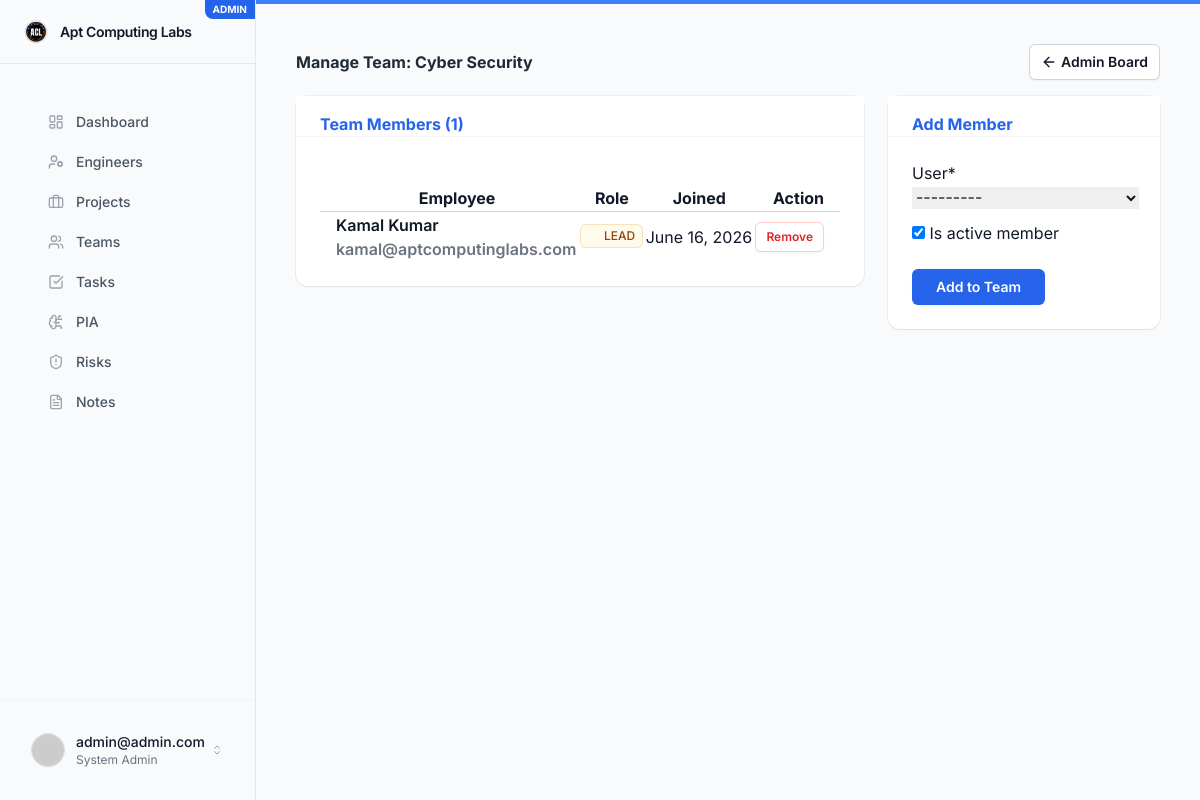
/teams/1/ (signed in), run on an earlier commit of the app's database.
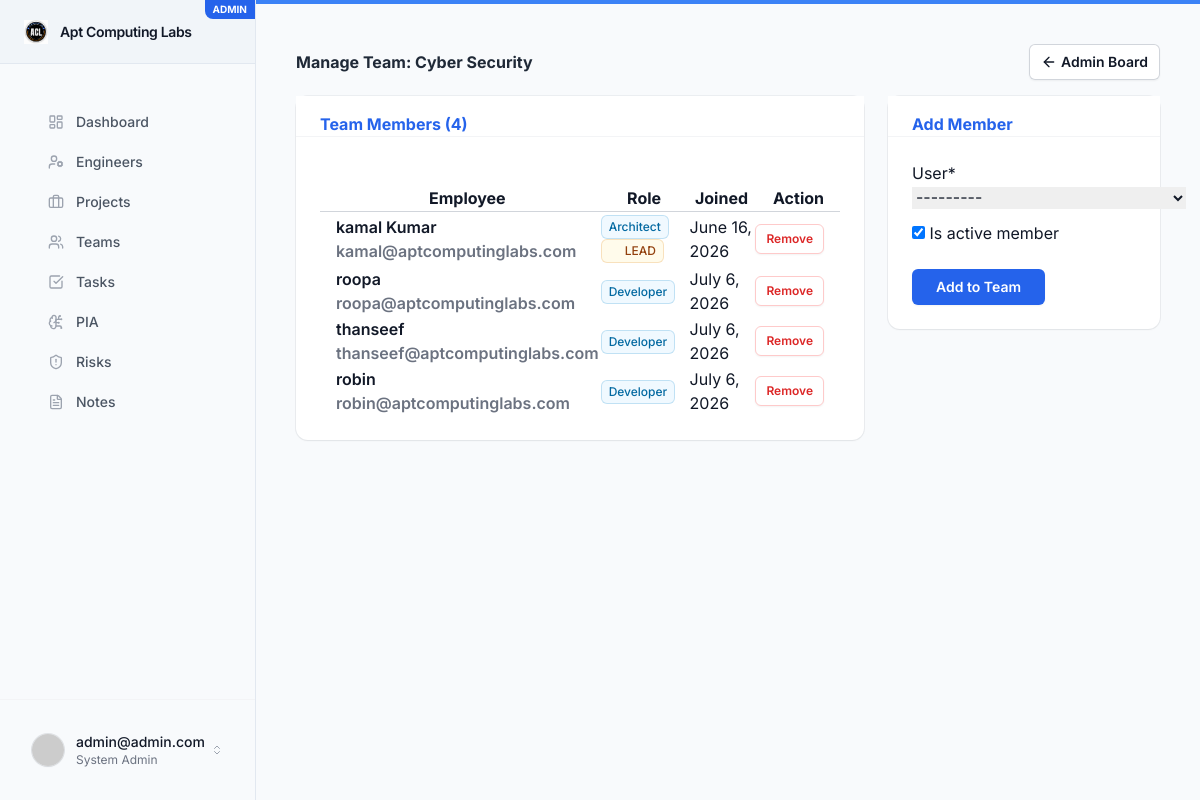
And on a later commit of the database.
### teams/models.py (models this page shows, shortened)
class Team(BaseModel):
    name = models.CharField(max_length=150, unique=True)
    description = models.TextField(blank=True)
    lead = models.ForeignKey(settings.AUTH_USER_MODEL, on_delete=models.SET_NULL, null=True, blank=True, related_name='led_teams')
    capacity = models.DecimalField(max_digits=5, decimal_places=2, default=0.0, help_text="Total team capacity in story points or hours")
    velocity = models.DecimalField(max_digits=5, decimal_places=2, default=0.0, help_text="Average team velocity")

class TeamMember(BaseModel):
    team = models.ForeignKey(Team, on_delete=models.CASCADE, related_name='members')
    user = models.ForeignKey(settings.AUTH_USER_MODEL, on_delete=models.CASCADE, related_name='team_memberships')
    joined_date = models.DateField(auto_now_add=True)
    is_active_member = models.BooleanField(default=True)
    class Meta:
        unique_together = ('team', 'user')

### core/models.py (models this page shows, shortened)
class BaseModel(models.Model):
    id = models.BigAutoField(primary_key=True)
    uuid = models.UUIDField(default=uuid.uuid4, editable=False, unique=True)
    created_at = models.DateTimeField(auto_now_add=True)
    updated_at = models.DateTimeField(auto_now=True)
    created_by = models.ForeignKey('core.User', on_delete=models.SET_NULL, null=True, blank=True, related_name="%(app_label)s_%(class)s_created")
    updated_by = models.ForeignKey('core.User', on_delete=models.SET_NULL, null=True, blank=True, related_name="%(app_label)s_%(class)s_updated")
    is_active = models.BooleanField(default=True)
    class Meta:
        abstract = True

class User(AbstractUser, BaseModel):
    username = None # Remove username field
    email = models.EmailField(_('email address'), unique=True)
    roles = models.ManyToManyField(Role, blank=True, related_name='users')
    team = models.ForeignKey('teams.Team', on_delete=models.SET_NULL, null=True, blank=True, related_name='team_users')
    avatar = models.ImageField(upload_to='avatars/', null=True, blank=True)
    interested_topics = models.CharField(max_length=255, blank=True, help_text="Comma-separated topics of interest")
    daily_news_cache = models.JSONField(default=list, blank=True)
    news_last_fetched = models.DateField(null=True, blank=True)
    USERNAME_FIELD = 'email'
    REQUIRED_FIELDS = []
    objects = CustomUserManager()
    def __str__(self):
        return self.email

class Role(BaseModel):
    name = models.CharField(max_length=100, unique=True)
    description = models.TextField(blank=True)

### teams/views.py (the view, shortened to what this page needs)
# urls.py: path('<int:pk>/', views.team_detail, name='team_detail'),
@login_required
@user_passes_test(is_admin)
def team_detail(request, pk):
    team = get_object_or_404(Team, pk=pk)
    form = TeamMemberForm(team=team)
    return render(request, 'teams/detail.html', {'team': team, 'form': form})

### teams/forms.py
class TeamMemberForm(forms.ModelForm):
    class Meta:
        model = TeamMember
        fields = ['user', 'is_active_member']
        widgets = {
            'user': forms.Select(attrs={'class': 'form-select'}),
        }
    def __init__(self, *args, **kwargs):
        team = kwargs.pop('team', None)
        super().__init__(*args, **kwargs)
        if team:
            existing_members = team.members.values_list('user_id', flat=True)
            self.fields['user'].queryset = User.objects.exclude(id__in=existing_members).filter(is_active=True)

### ai_assistant/permissions.py (called while the page is built)
def is_pia_system_admin(user):
    if not user.is_authenticated:
        return False
    if user.is_staff or user.is_superuser:
        return True
    return user.roles.filter(name='System Admin').exists()

### ai_assistant/templatetags/pia_permissions.py (called while the page is built)
@register.filter
def is_pia_system_admin_user(user):
    return is_pia_system_admin(user)

### teams/views.py (called while the page is built)
def is_admin(user):
    return user.is_staff or user.is_superuser

### templates/teams/detail.html (shortened to what the changed rows need)
{% extends 'base.html' %}
{% load crispy_forms_tags %}
{% block content %}
<div class="flex justify-between items-center mb-4">
    <h2 class="h3 mb-0 text-gray-800 font-bold">Manage Team: {{ team.name }}</h2>
    <a href="{% url 'system_admin_dashboard' %}" class="inline-flex items-center justify-center rounded-md bg-white px-3 py-2 text-sm font-semibold text-gray-900 shadow-sm ring-1 ring-inset ring-gray-300 hover:bg-gray-50"><i data-lucide="arrow-left" class="w-4 h-4 mr-1"></i> Admin Board</a>
</div>
<div class="grid grid-cols-1 md:grid-cols-12 gap-6">
    <div class="md:col-span-8">
        <div class="bg-white shadow-soft ring-1 ring-gray-900/5 rounded-xl shadow-soft border-none mb-4">
            <div class="border-b border-gray-100 px-6 py-4 bg-white border-bottom-0 pt-4 pb-0">
                <h6 class="m-0 font-bold text-brand-600">Team Members ({{ team.members.count }})</h6>
            </div>
            <div class="p-6 p-0 mt-6">
                <div class="min-w-full divide-y divide-gray-300-responsive">
                    <table class="min-w-full divide-y divide-gray-300 table-hover align-middle mb-0">
                        <thead class="min-w-full divide-y divide-gray-300-light">
                            <tr>
                                <th class="ps-4">Employee</th>
                                <th>Role</th>
                                <th>Joined</th>
                                <th class="text-end pe-4">Action</th>
                            </tr>
                        </thead>
                        <tbody>
                            {% for member in team.members.all %}
                            <tr>
                                <td class="ps-4 font-semibold">
                                    {{ member.user.first_name }} {{ member.user.last_name }}
                                    <div class="text-gray-500 small fw-normal">{{ member.user.email }}</div>
                                </td>
                                <td>
                                    {% for role in member.user.roles.all %}
                                        <span class="inline-flex items-center rounded-md bg-sky-50 px-2 py-1 text-xs font-medium text-sky-700 ring-1 ring-inset ring-sky-600/20 text-dark">{{ role.name }}</span>
                                    {% endfor %}
                                    {% if team.lead == member.user %}
                                        <span class="inline-flex items-center rounded-md bg-amber-50 px-2 py-1 text-xs font-medium text-amber-800 ring-1 ring-inset ring-amber-600/20 text-dark"><i data-lucide="star-fill" class="w-4 h-4"></i> LEAD</span>
                                    {% endif %}
                                </td>
                                <td>{{ member.joined_date }}</td>
                                <td class="text-end pe-4">
                                    <form method="post" class="inline-block" onsubmit="return confirm('Remove user from team?');">
                                        <button type="submit" name="remove_member" class="inline-flex items-center justify-center rounded-md border border-red-200 bg-white px-2.5 py-1.5 text-xs font-semibold text-red-600 shadow-sm hover:bg-red-50 focus-visible:outline focus-visible:outline-2 focus-visible:outline-offset-2 focus-visible:outline-red-600">Remove</button>
                                    </form>
                                </td>
                            </tr>
                            {% empty %}
                            <tr>
                                <td colspan="4" class="text-center py-6 text-gray-500">No members in this team yet.</td>
                            </tr>
                            {% endfor %}
                        </tbody>
                    </table>
                </div>
            </div>
        </div>
    </div>
</div>
{% endblock %}

What changed in the data, as far as the page shows it:
computed for Team "Cyber Security": members.count "1" → "4"
changed through a linked row, TeamMember "Kumar": gains Role (name "Architect"); user.first_name "Kamal" → "kamal"
added TeamMember: user.first_name "roopa", user.email "roopa@aptcomputinglabs.com", joined_date "July 6, 2026"
now on this page (row unchanged): Role: name "Developer"
added TeamMember: user.first_name "thanseef", user.email "thanseef@aptcomputinglabs.com", joined_date "July 6, 2026"
added TeamMember: user.first_name "robin", user.email "robin@aptcomputinglabs.com", joined_date "July 6, 2026"
